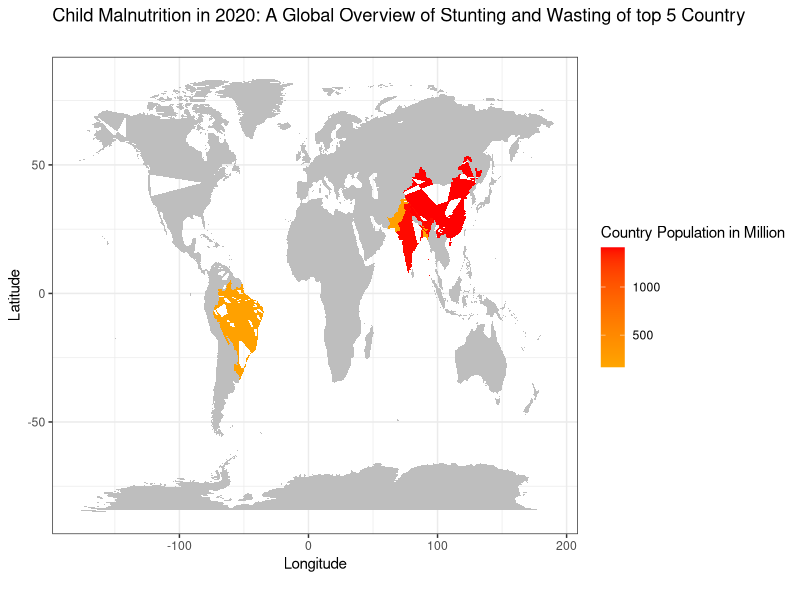
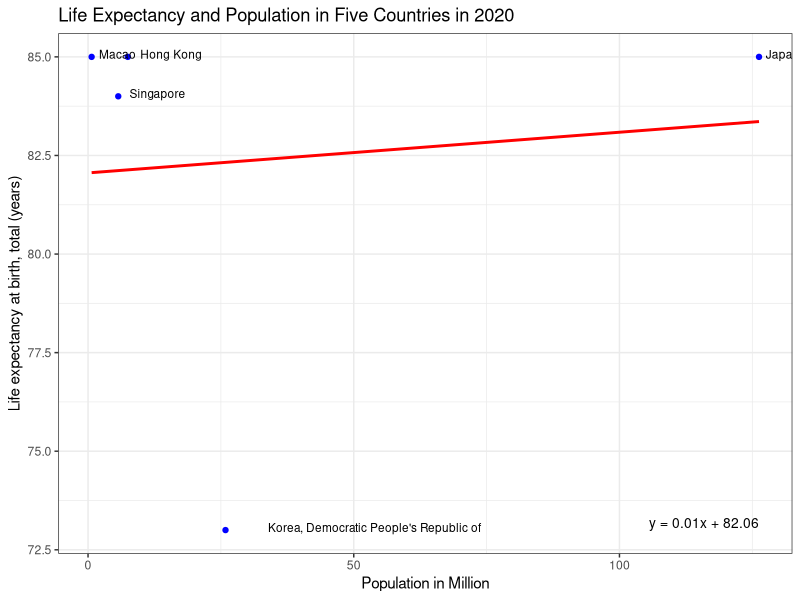
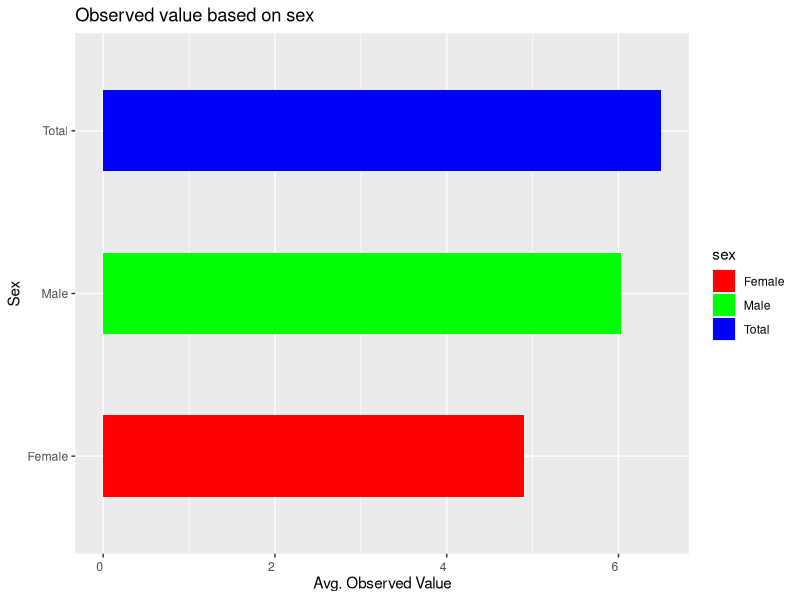
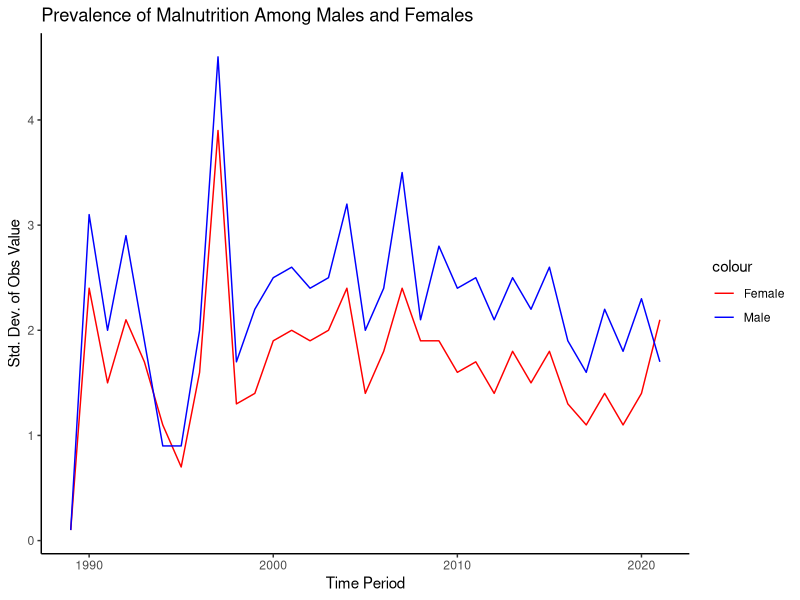

R code for these plots, in order:
## ---- chunk 1
library(tidyverse)
library(ggplot2)
library(maps)

# Load data
gapminder <- read.csv("world_data.csv", stringsAsFactors = FALSE)

# Filter data for 2007
library(dplyr)
library(readr)

gapminder <- gapminder %>%
  mutate(Year = as.character(Year),
         year = parse_number(Year))

world_data_2020<-gapminder
#world_data_2020 <- world_data_2020 %>%
  #left_join(world_data, by = "Country")

# Create new data frame with only countries with numeric population values
world_data_2020_clean <- world_data_2020 %>%
  filter(!is.na(population) & is.numeric(population))

world_data_2020_clean$populationmill<-world_data_2020_clean$population/1000000
# View the new data frame
#View(world_data_2020_clean)

# Load map data
map_world <- map_data("world")

# Join population data with map data
map_pop_2020 <- merge(x = map_world, y = world_data_2020_clean, by.x = c("region") ,by.y =  "Country",all.x = T)

# Create choropleth map using ggplot2
ggplot(data = map_pop_2020) +
  aes(x = long, y = lat, group = group, fill = populationmill) +
  geom_polygon() +
  scale_fill_gradient(low = "orange", high = "red", na.value = "grey") +
  labs(
    title = "Child Malnutrition in 2020: A Global Overview of Stunting and Wasting of top 5 Country",
    subtitle = "",
    caption = "",
    x = "Longitude",
    y = "Latitude",
    fill = "Country Population in Million"
  ) +
  theme_bw()
## ---- chunk 2
library(ggplot2)
library(tidyverse)
data <- read.csv('data_2020.csv')
data$Avg..Population..total<-data$Avg..Population..total/1000000
#data$Avg..Population..total<-as.numeric(data$Avg..Population..total)
x <- data$Avg..Population..total
y <- data$Avg..Life.expectancy.at.birth..total..years.

model <- lm(y ~ x)

p <- ggplot(data , aes(x = x, y = y)) +
  geom_point(color = 'blue') +
  geom_smooth(method = 'lm', color = 'red', formula = y ~ x, se = FALSE) +
  ggtitle("Life Expectancy and Population in Five Countries in 2020") +
  xlab("Population in Million") +
  ylab("Life expectancy at birth, total (years)") +
  theme_bw() + 
  geom_text(aes(label = Country..Unicef.Metadata.Csv.), color = 'black', hjust = -0.2, vjust = 0.2, size = 3)

line_eqn <- paste0("y = ", round(coef(model)[2], 2), "x + ", round(coef(model)[1], 2))
p <- p + annotate("text", x = max(x), y = min(y), label = line_eqn, hjust = 1, vjust = -0.2, size = 3.5)

print(p)

## ---- chunk 3
library(tidyverse)

data_2_2020 <- read.csv("unicef_indicator_2.csv")
data_2_2020 <- data_2_2020[data_2_2020$time_period == "2020", ]

#head(data_2_2020)

data_2_2020 <- data_2_2020[order(-data_2_2020$obs_value), ]

#head(data_2_2020)

top_5 <- head(data_2_2020, 5)

values <- top_5 %>%
  group_by(sex) %>%
  summarize(avg_value = mean(obs_value))

ggplot(values, aes(x = reorder(sex, avg_value), y = avg_value, fill = sex)) +
  geom_bar(stat = "identity", position = "dodge", width = 0.5) +
  scale_fill_manual(values = c("red", "green", "blue")) +
  labs(x = "Sex", y = "Avg. Observed Value", title = "Observed value based on sex") +
  theme(axis.text.x = element_text(angle = 0, vjust = 0.5, hjust=1)) +
  coord_flip()

## ---- chunk 4
df <- as.data.frame(read.csv("file.csv", header = TRUE, row.names = 1))

df <- read.csv("file.csv", header = TRUE, row.names = 1)
df <- t(df)
df_f <- df[-c(1:3), ]

df_f <- as.data.frame(df[-c(1:3), ])

df_f <- subset(df_f, complete.cases(df_f))

colnames(df_f) <- c("X__1", "X__2", "X__3")
df_f$X__1<-as.integer(df_f$X__1)

df_f$X__2<-round(as.numeric(df_f$X__2),1)
df_f$X__3<-round(as.numeric(df_f$X__3),1)
ggplot(data = df_f, aes(x = X__1, y = X__2, group = 1)) +
  geom_line(aes(color = "Female"), linewidth = 0.5) +
  geom_line(aes(y = X__3, color = "Male"), linewidth = 0.5) +
  xlab("Time Period") +
  ylab("Std. Dev. of Obs Value") +
  ggtitle("Prevalence of Malnutrition Among Males and Females") +
  theme(axis.line = element_line(color = "black"),
        panel.grid.major = element_blank(),
        panel.grid.minor = element_blank(),
        panel.border = element_blank(),
        panel.background = element_blank()) +
  scale_color_manual(values = c("Female" = "red", "Male" = "blue")) 
